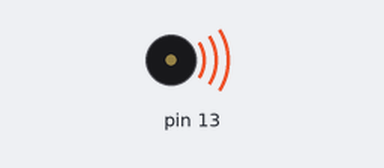
Simulated run of this sketch. Board: Arduino Uno, built with avr-gcc and run on an emulated ATmega328P. Parts: buzzer (waves = sounding). At 21.8 s the program stops and its outputs stay as they are.

Above: at 0.1 s.
At 21.8 s:
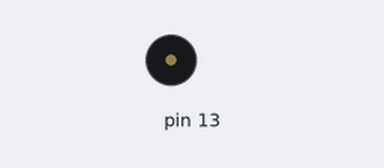
Timing chart, 0 to 23.3 s (numbered marks = the images above):
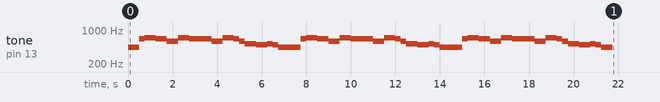

Measured:
- by itself, tone on pin 13: plays 440 Hz for 0.50 s, 659 Hz for 0.25 s, 698 Hz for 0.50 s, 659 Hz for 0.50 s, 587 Hz for 0.50 s, 698 Hz for 0.50 s … (46 notes in this stretch)

The sketch:

buzzer.ino
```cpp
// generated by mBlock5 for <your product>
// codes make you happy

#include <Arduino.h>
#include <Wire.h>
#include <SoftwareSerial.h>

void _delay(float seconds) {
  long endTime = millis() + seconds * 1000;
  while(millis() < endTime) _loop();
}

void setup() {
  pinMode(13,OUTPUT);
  while(1) {
      tone(13,440,0.25*1000);
      delay(0.25*1000);
      tone(13,440,0.25*1000);
      delay(0.25*1000);
      tone(13,659,0.25*1000);
      delay(0.25*1000);
      tone(13,698,0.25*1000);
      delay(0.25*1000);
      tone(13,698,0.25*1000);
      delay(0.25*1000);
      tone(13,659,0.5*1000);
      delay(0.5*1000);
      tone(13,587,0.25*1000);
      delay(0.25*1000);
      tone(13,587,0.25*1000);
      delay(0.25*1000);
      tone(13,698,0.25*1000);
      delay(0.25*1000);
      tone(13,698,0.25*1000);
      delay(0.25*1000);
      tone(13,659,1*1000);
      delay(1*1000);
      tone(13,587,0.25*1000);
      delay(0.25*1000);
      tone(13,587,0.25*1000);
      delay(0.25*1000);
      tone(13,698,0.25*1000);
      delay(0.25*1000);
      tone(13,698,0.25*1000);
      delay(0.25*1000);
      tone(13,659,0.25*1000);
      delay(0.25*1000);
      tone(13,587,0.25*1000);
      delay(0.25*1000);
      tone(13,523,0.5*1000);
      delay(0.5*1000);
      tone(13,494,0.25*1000);
      delay(0.25*1000);
      tone(13,494,0.25*1000);
      delay(0.25*1000);
      tone(13,523,0.25*1000);
      delay(0.25*1000);
      tone(13,494,0.25*1000);
      delay(0.25*1000);
      tone(13,440,0.5*1000);
      delay(0.5*1000);

      _loop();
  }

}

void _loop() {
}

void loop() {
  _loop();
}
```
